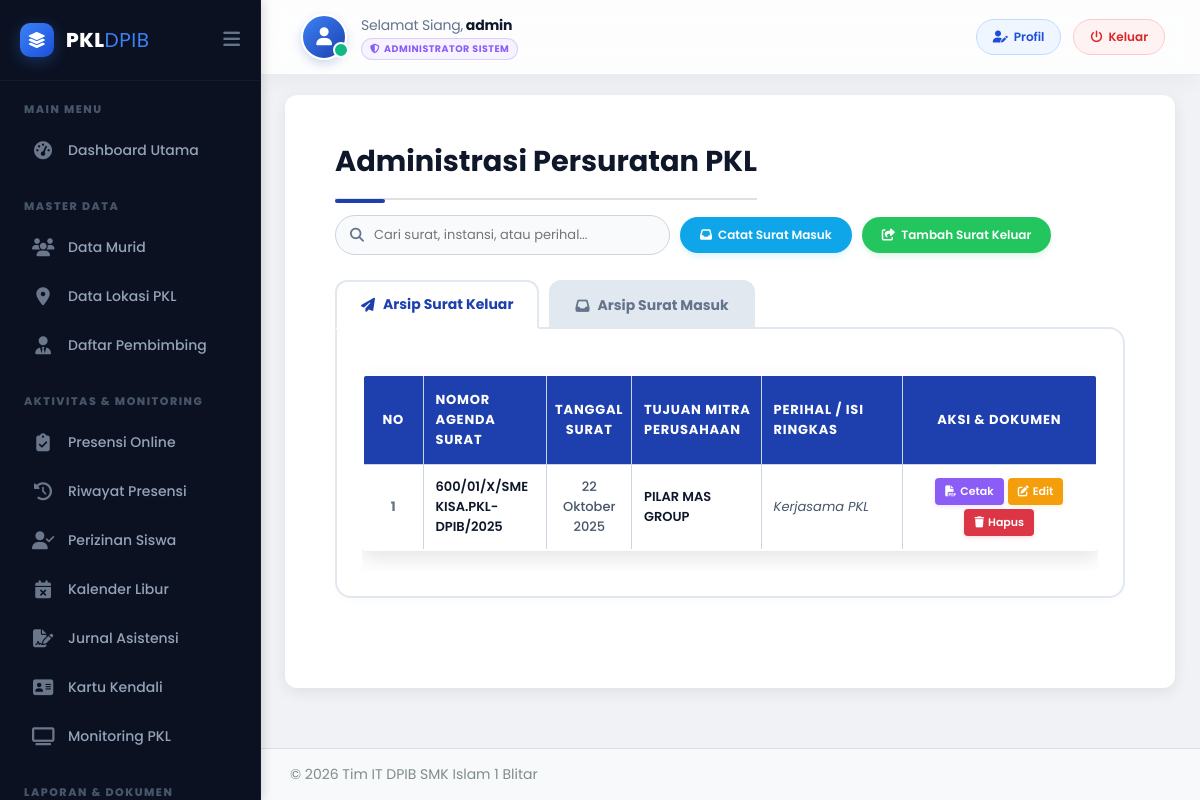
The page /admin/persuratan.php (signed in) on the database its author committed.
### tables this page shows
CREATE TABLE `surat_keluar_pkl` (
  `surat_id` int(11) NOT NULL,
  `nomor_surat` varchar(50) NOT NULL,
  `tanggal_surat` date NOT NULL,
  `kode_surat` varchar(50) DEFAULT NULL,
  `tujuan_perusahaan` varchar(255) NOT NULL,
  `alamat_tujuan` varchar(255) DEFAULT NULL,
  `perihal` varchar(255) NOT NULL,
  `lampiran` varchar(100) DEFAULT NULL,
  `isi_surat` text DEFAULT NULL,
  `file_path` varchar(255) DEFAULT NULL,
  `created_at` timestamp NOT NULL DEFAULT current_timestamp()
);

### admin/persuratan.php (the view, shortened to what this page needs)
<?php
include '../config/db-koneksi.php';
$query_keluar = "
    SELECT
        surat_id, nomor_surat, tanggal_surat, tujuan_perusahaan, perihal, file_path
    FROM surat_keluar_pkl
    ORDER BY tanggal_surat DESC
";
$surat_keluar_data = $koneksi->query($query_keluar);
function formatTanggal($tanggal) {
    $timestamp = strtotime($tanggal);
    $bulan_indo = [
        1 => 'Januari', 'Februari', 'Maret', 'April', 'Mei', 'Juni',
        'Juli', 'Agustus', 'September', 'Oktober', 'November', 'Desember'
    ];
    $tgl = date('d', $timestamp);
    $bln = $bulan_indo[(int)date('m', $timestamp)];
    $thn = date('Y', $timestamp);
    return "{$tgl} {$bln} {$thn}";
}
$active_tab = isset($_GET['tab']) ? $_GET['tab'] : 'keluar';
?>
<!DOCTYPE html>
<html lang="id">
<head>
    <link rel="stylesheet" href="../css/style.css">
    <link rel="stylesheet" href="https://cdnjs.cloudflare.com/ajax/libs/font-awesome/6.5.2/css/all.min.css">
</head>
<body class="admin-body">
<?php include 'panel/sidebar.php'; ?>
<div class="main-content-wrapper">
    <?php include 'panel/navbar.php'; ?>
    <div class="admin-main-content">
        <div class="page-header-controls">
            <h1>Administrasi Persuratan PKL</h1>
            <div class="header-actions-right">
                <div class="search-wrapper">
                    <i class="fas fa-search"></i>
                    <input type="text" id="searchSurat" class="search-input" placeholder="Cari surat, instansi, atau perihal..." onkeyup="filterSurat()">
                </div>
                <a href="surat-masuk-add.php" class="btn-add secondary">
                    <i class="fas fa-inbox"></i> Catat Surat Masuk
                </a>
                <a href="surat-keluar-add.php" class="btn-add">
                    <i class="fas fa-share-square"></i> Tambah Surat Keluar
                </a>
            </div>
        </div>
        <div class="tab-container">
            <button class="tab-btn <?php echo ($active_tab == 'keluar') ? 'active' : ''; ?>" onclick="openTab(event, 'tabKeluar')">
                <i class="fas fa-paper-plane"></i> Arsip Surat Keluar
            </button>
            <button class="tab-btn <?php echo ($active_tab == 'masuk') ? 'active' : ''; ?>" onclick="openTab(event, 'tabMasuk')">
                <i class="fas fa-inbox"></i> Arsip Surat Masuk
            </button>
        </div>
        <div id="tabKeluar" class="tab-content <?php echo ($active_tab == 'keluar') ? 'active' : ''; ?>">
            <div class="table-container-fixed">
                <table class="custom-table-core searchable-table">
                    <thead>
                        <tr>
                            <th class="col-no">NO</th>
                            <th class="col-no-surat" style="text-align: left; padding-left: 12px;">Nomor Agenda Surat</th>
                            <th class="col-tgl">Tanggal Surat</th>
                            <th class="col-instansi" style="text-align: left; padding-left: 12px;">Tujuan Mitra Perusahaan</th>
                            <th class="col-perihal" style="text-align: left; padding-left: 12px;">Perihal / Isi Ringkas</th>
                            <th class="col-aksi">Aksi & Dokumen</th>
                        </tr>
                    </thead>
                    <tbody>
                        <?php $no = 1; if ($surat_keluar_data && $surat_keluar_data->num_rows > 0): ?>
                            <?php while ($row = $surat_keluar_data->fetch_assoc()): ?>
                            <tr class="data-row">
                                <td style="font-weight: 700; color: #64748b; text-align: center;"><?php echo $no++; ?></td>
                                <td style="text-align: left; padding-left: 12px; font-weight: 600; color: var(--mantap-blue-dark);"><?php echo htmlspecialchars($row['nomor_surat']); ?></td>
                                <td style="font-weight: 500; color: #475569;"><?php echo formatTanggal($row['tanggal_surat']); ?></td>
                                <td style="text-align: left; padding-left: 12px; font-weight: 600; text-transform: uppercase;"><?php echo htmlspecialchars($row['tujuan_perusahaan']); ?></td>
                                <td style="text-align: left; padding-left: 12px; font-style: italic; color: #475569;"><?php echo htmlspecialchars($row['perihal']); ?></td>
                                <td>
                                    <div class="dashboard-btn-group">
                                        <a href="surat-keluar-otomatis.php?id=<?php echo $row['surat_id']; ?>" class="btn-preview-surat" title="Lihat Lembar Preview Cetak Surat">
                                            <i class="fas fa-file-pdf"></i> Cetak
                                        </a>
                                        <a href="surat-keluar-edit.php?id=<?php echo $row['surat_id']; ?>" class="btn-edit-inline">
                                            <i class="fas fa-edit"></i> Edit
                                        </a>
                                        <button type="button" class="btn-delete-inline" onclick="konfirmasiHapusKeluar('<?php echo $row['surat_id']; ?>')">
                                            <i class="fas fa-trash"></i> Hapus
                                        </button>
                                    </div>
                                </td>
                            </tr>
                            <?php endwhile; ?>
                        <?php else: ?>
                            <tr class="no-data"><td colspan="6" style="text-align: center; color: #ef4444; font-style: italic; padding: 25px;">Belum ada arsip berkas rekaman surat keluar pendaftaran yang terekam.</td></tr>
                        <?php endif; ?>
                    </tbody>
                </table>
            </div>
        </div>
    </div>
</div>
<?php include 'panel/footer.php'; ?>
</body>
</html>

### css/style.css (style rules this page uses)
html { scroll-behavior: smooth; }
body { font-family: 'Poppins', sans-serif; background-color: #f0f2f5; padding: 0; margin: 0; }
h1 { color: #2c3e50; font-weight: 700; font-size: 28px; border-bottom: 2px solid #e0e0e0; padding-bottom: 15px; margin-bottom: 25px; padding-left: 5%; padding-right: 5%; }
table { width: 100%; margin: 20px 0; border-radius: 10px; overflow: hidden; box-shadow: none; }
table th, table td { border: none; padding: 14px 18px; text-align: left; font-size: 14px; vertical-align: middle; white-space: normal; }
table th:nth-child(1), table td:nth-child(1) { width: 20%; }
table th:nth-child(2), table td:nth-child(2) { width: 25%; }
table th:nth-child(3), table td:nth-child(3) { width: 50%; }
table th:nth-child(4), table td:nth-child(4) { width: 10%; }
table th { background-color: #2c3e50; color: #ffffff; font-weight: 700; text-transform: uppercase; letter-spacing: 0.8px; }
table { width: 90%; margin: 20px auto; border-radius: 10px; overflow: hidden; box-shadow: 0 8px 20px rgba(0, 0, 0, 0.1); }
.admin-body { display: flex; font-family: 'Poppins', sans-serif; background-color: #f0f2f5; min-height: 100vh; }
.main-content-wrapper { flex-grow: 1; display: flex; flex-direction: column; }
.admin-main-content { padding: 20px; flex-grow: 1; }
.admin-main-content h1 { font-size: 24px; padding-left: 0; padding-right: 0; margin-bottom: 20px; }

### admin/panel/sidebar.php (style rules this page uses)
:root { --sidebar-bg: #0B1121; --sidebar-active-bg: rgba(59, 130, 246, 0.12); --sidebar-active-text: #3b82f6; --sidebar-hover-bg: rgba(255, 255, 255, 0.04); --text-main: #94a3b8; --text-hover: #f1f5f9; --sidebar-width-full: 260px; --sidebar-width-mini: 85px; }
body { padding-left: var(--sidebar-width-full) !important; transition: padding-left 0.3s cubic-bezier(0.4, 0, 0.2, 1) !important; overflow-x: hidden; }

### admin/panel/navbar.php (style rules this page uses)
:root { --nav-height: 75px; }

### rows shown on the page
surat_keluar_pkl: nomor_surat "600/01/X/SMEKISA.PKL-DPIB/2025", tanggal_surat "22 Oktober 2025", tujuan_perusahaan "PILAR MAS GROUP", perihal "Kerjasama PKL"

### other values the page prints
$sapaan "Selamat Siang"
$current_full_name "admin"
$role_label "ADMINISTRATOR SISTEM"
